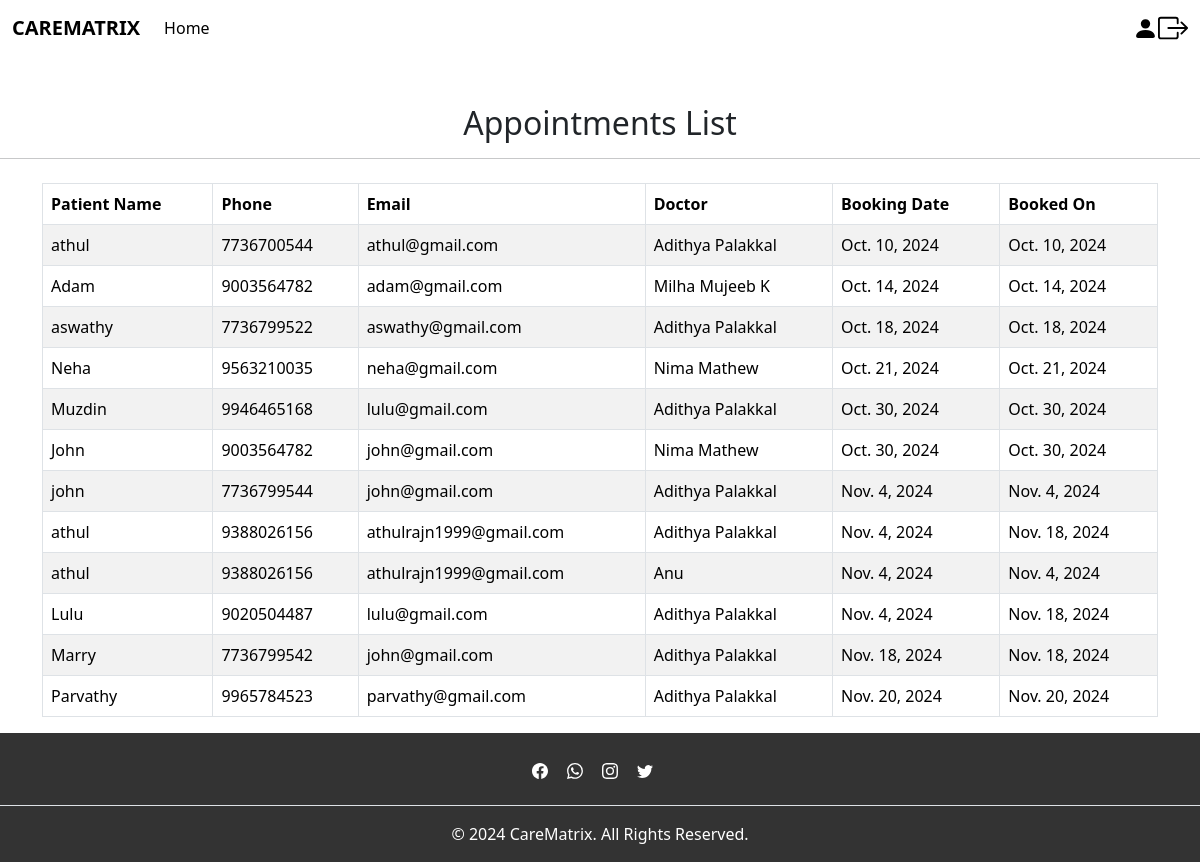
Page /total_appoinments on the earlier database version.
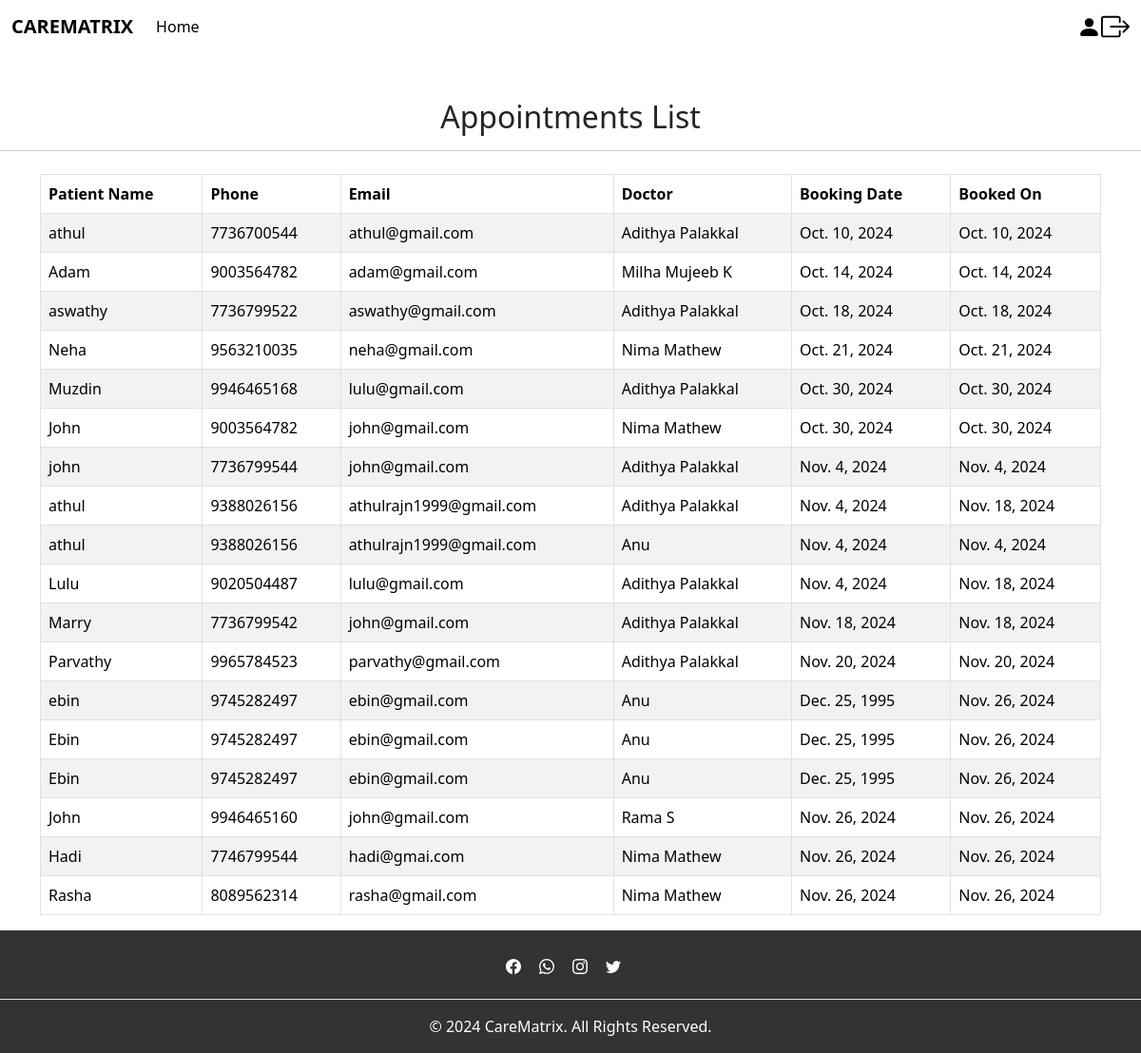
Same page on the later database version.
### app/models.py (models this page shows, shortened)
class Booking(models.Model):
    user=models.ForeignKey(CustomUser, on_delete=models.CASCADE)
    p_name = models.CharField(max_length=200)
    p_phone=models.CharField(max_length=10)
    p_email=models.EmailField()
    name=models.ForeignKey(Doctors, on_delete=models.CASCADE)
    booking_date=models.DateField()
    booked_on=models.DateField(auto_now=True)
    STATUS_CHOICES = [
         ('Pending','Pending'),
         ('Approve','Approve'),
         ('Reject','Reject')
    ]
    status = models.CharField(null=True,blank=True,max_length=100,choices=STATUS_CHOICES,default='pending')

class Doctors(models.Model):
    doc = models.ForeignKey(CustomUser,on_delete=models.CASCADE)
    name=models.CharField(max_length=100)
    speciality=models.CharField(max_length=100)
    department=models.CharField(max_length=100)
    image=models.FileField(null=True, blank=True)

### app/views.py (the view)
# urls.py: path('total_appoinments',views.total_appoinments,name='total_appoinments'),
def total_appoinments(request):
    bookings = Booking.objects.all()
    return render(request, 'admin/total_appoinments.html', {'bookings': bookings})

### template/admin/total_appoinments.html (shortened to what this page needs)
{% extends 'admin/base_admin.html' %}
{% block content %}
<h2 class="text-center mt-5">Appointments List</h2>
<hr>
<div class="container mt-4">
    <table class="table table-bordered table-striped">
        <thead>
            <tr>
                <th>Patient Name</th>
                <th>Phone</th>
                <th>Email</th>
                <th>Doctor</th>
                <th>Booking Date</th>
                <th>Booked On</th>
            </tr>
        </thead>
        <tbody>
            {% for booking in bookings %}
                <tr>
                    <td>{{ booking.p_name }}</td>
                    <td>{{ booking.p_phone }}</td>
                    <td>{{ booking.p_email }}</td>
                    <td>{{ booking.name.name }}</td>
                    <td>{{ booking.booking_date }}</td>
                    <td>{{ booking.booked_on }}</td>
                </tr>
            {% empty %}
                <tr>
                    <td colspan="6" class="text-center">No appointments found</td>
                </tr>
            {% endfor %}
        </tbody>
    </table>
</div>
{% endblock %}

### template/admin/base_admin.html (shortened to what this page needs)
{% load static %}
<!DOCTYPE html>
<html lang="en">
<head>
    <link href="https://cdn.jsdelivr.net/npm/bootstrap@5.3.3/dist/css/bootstrap.min.css" rel="stylesheet">
</head>
<body>
    <nav class="navbar navbar-expand-lg custom-navbar">
        <div class="container-fluid">
          <a class="navbar-brand" href="#"><strong>CAREMATRIX</strong></a>
          <div class="collapse navbar-collapse" id="navbarNav">
            <ul class="navbar-nav">
              <li class="nav-item">
                <a class="nav-link active" aria-current="page" href="{% url 'admin_home' %}">Home</a>
              </li>
            </ul>
          </div>
          <a href="#">
            <svg xmlns="http://www.w3.org/2000/svg" width="25" height="25" fill="dark" class="bi bi-person-fill" viewBox="0 0 16 16">
              <path d="M3 14s-1 0-1-1 1-4 6-4 6 3 6 4-1 1-1 1zm5-6a3 3 0 1 0 0-6 3 3 0 0 0 0 6"/>
            </svg>
          </a>
          <a href="{% url 'logout' %}">
          </a>
        </div>
    </nav>
    {% block content %}{% endblock %}
    <footer class="footer-custom text-center text-lg-start">
        <section class="d-flex justify-content-center p-4 border-bottom">
          <div>
            <a href=""></a>
            <a href=""></a>
            <a href=""></a>
            <a href=""></a>
          </div>
        </section>
        <div class="text-center p-3">
          © 2024 CareMatrix. All Rights Reserved.
        </div>
    </footer>
</body>
</html>

### template/admin/base_admin.html (style rules this page uses)
.footer-custom { background-color: rgba(0, 0, 0, 0.8); color: white; }
.footer-custom a { color: white; margin-right: 15px; }

Differences in the rows shown:
added Booking: p_name "ebin", p_phone "9745282497", p_email "ebin@gmail.com", name.name "Anu", booking_date "Dec. 25, 1995", booked_on "Nov. 26, 2024"
added Booking: p_name "Ebin", p_phone "9745282497", p_email "ebin@gmail.com", name.name "Anu", booking_date "Dec. 25, 1995", booked_on "Nov. 26, 2024"
added Booking: p_name "Ebin", p_phone "9745282497", p_email "ebin@gmail.com", name.name "Anu", booking_date "Dec. 25, 1995", booked_on "Nov. 26, 2024"
added Booking: p_name "John", p_phone "9946465160", p_email "john@gmail.com", name.name "Rama S", booking_date "Nov. 26, 2024", booked_on "Nov. 26, 2024"
added Booking: p_name "Hadi", p_phone "7746799544", p_email "hadi@gmai.com", name.name "Nima Mathew", booking_date "Nov. 26, 2024", booked_on "Nov. 26, 2024"
added Booking: p_name "Rasha", p_phone "8089562314", p_email "rasha@gmail.com", name.name "Nima Mathew", booking_date "Nov. 26, 2024", booked_on "Nov. 26, 2024"
